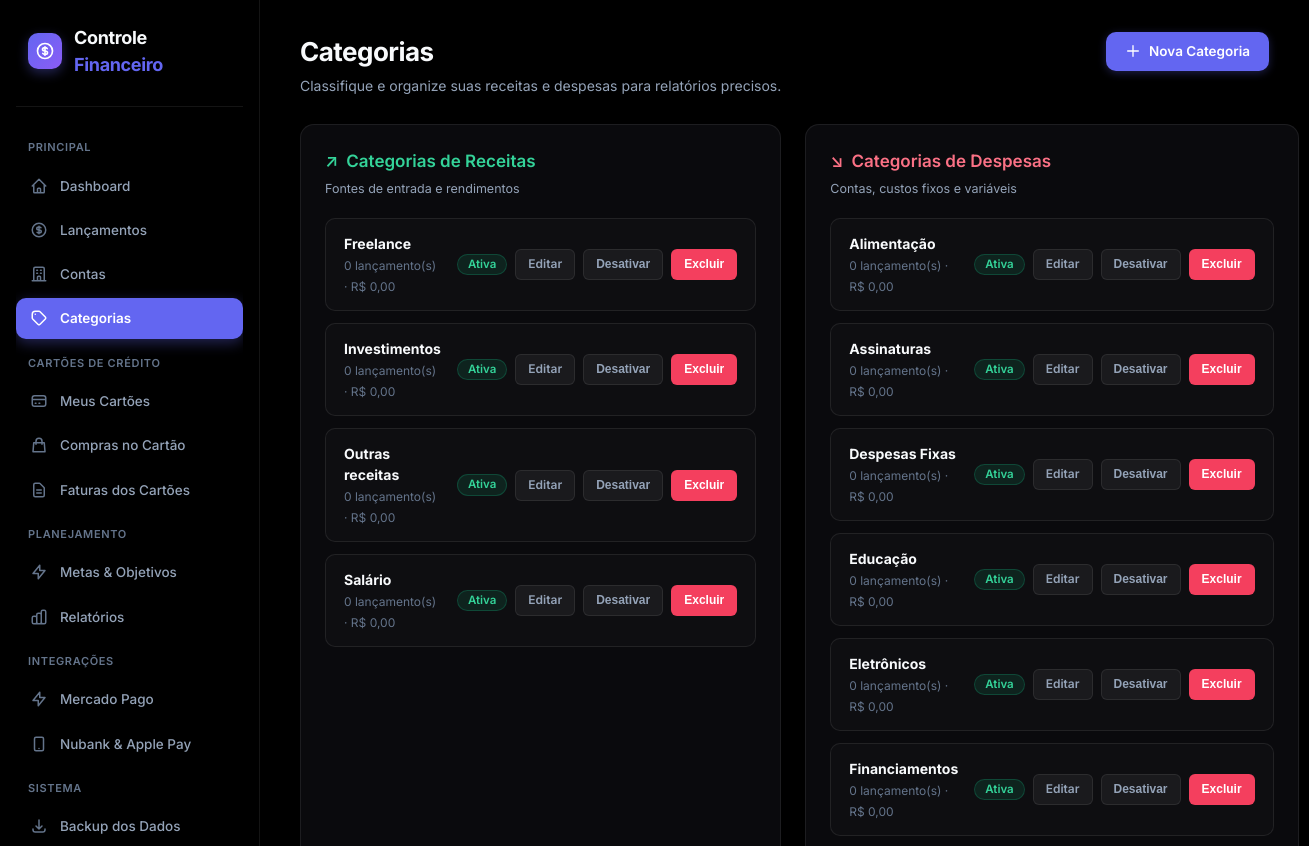
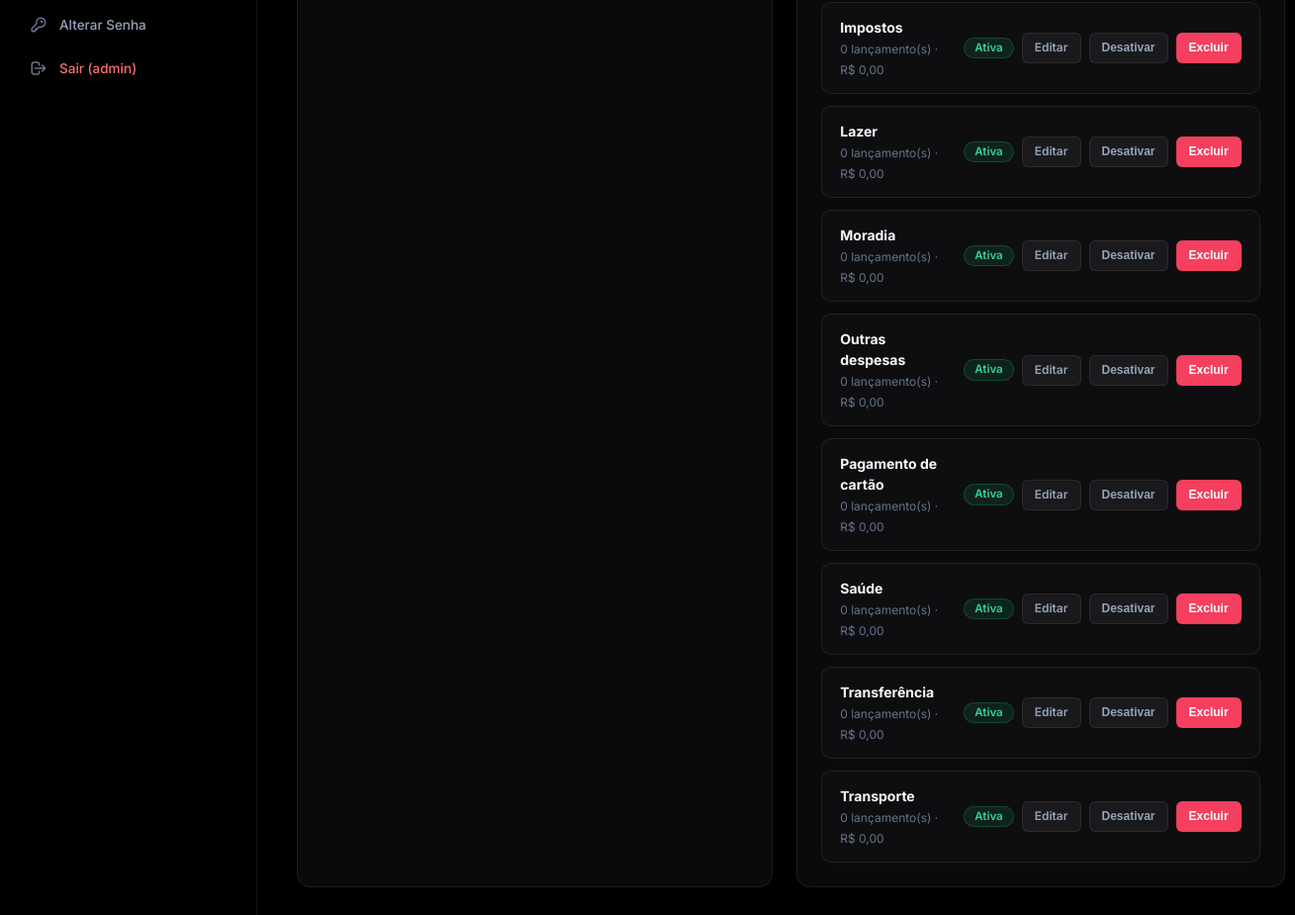
The page /categorias/ (signed in) on the database its author committed (2 pictures, top to bottom).
### models/categoria.py (models this page shows, shortened)
class Categoria(db.Model):
    __tablename__ = "categorias"
    id = db.Column(
        db.Integer,
        primary_key=True
    )
    nome = db.Column(
        db.String(100),
        nullable=False
    )
    tipo = db.Column(
        db.String(20),
        nullable=False
    )
    ativa = db.Column(
        db.Boolean,
        default=True
    )
    lancamentos = db.relationship(
        "Lancamento",
        back_populates="categoria",
        lazy=True
    )
    def total_movimentado(self):
        return sum(
            float(lancamento.valor or 0)
            for lancamento in self.lancamentos
        )
    def quantidade_lancamentos(self):
        return len(self.lancamentos)

### routes/categorias.py (the view)
@categorias_bp.route("/")
def listar():
    categorias = Categoria.query.order_by(
        Categoria.tipo,
        Categoria.nome
    ).all()
    return render_template(
        "categorias.html",
        categorias=categorias
    )

### app.py (called while the page is built)
def formatar_moeda(valor):
    try:
        valor = float(
            valor or 0
        )
    except (
        TypeError,
        ValueError
    ):
        valor = 0.0
    negativo = valor < 0
    valor = abs(
        valor
    )
    texto = f"{valor:,.2f}"
    texto = (
        texto
        .replace(",", "X")
        .replace(".", ",")
        .replace("X", ".")
    )
    if negativo:
        texto = "-" + texto
    return texto

### templates/categorias.html (shortened to what this page needs)
{% extends "base.html" %}
{% block content %}
<div class="page-header">
    <div class="page-header-content">
        <h1>Categorias</h1>
        <p>Classifique e organize suas receitas e despesas para relatórios precisos.</p>
    </div>
    <div class="page-header-actions">
        <a href="{{ url_for('categorias.nova') }}" class="btn btn-primary">
            <svg xmlns="http://www.w3.org/2000/svg" width="16" height="16" fill="none" viewBox="0 0 24 24" stroke="currentColor">
                <path stroke-linecap="round" stroke-linejoin="round" stroke-width="2" d="M12 4v16m8-8H4"/>
            </svg>
            Nova Categoria
        </a>
    </div>
</div>
<div class="relatorios-grid">
    <div class="panel">
        <div class="panel-header">
            <div>
                <h2 class="panel-title" style="color: #34d399; display: flex; align-items: center; gap: 8px;">
                    <span>↗</span> Categorias de Receitas
                </h2>
                <span class="panel-subtitle">Fontes de entrada e rendimentos</span>
            </div>
        </div>
        <div style="display: flex; flex-direction: column; gap: 12px;">
            {% for categoria in categorias if categoria.tipo == "receita" %}
            <div style="background: rgba(255, 255, 255, 0.02); border: 1px solid var(--border); border-radius: var(--radius-md); padding: 14px 18px; display: flex; align-items: center; justify-content: space-between; gap: 16px;">
                <div>
                    <strong style="font-size: 14px; color: var(--text-primary); display: block;">{{ categoria.nome }}</strong>
                    <span style="font-size: 12px; color: var(--text-muted);">
                        {{ categoria.quantidade_lancamentos() }} lançamento(s) · R$ {{ categoria.total_movimentado()|moeda }}
                    </span>
                </div>
                <div style="display: flex; align-items: center; gap: 8px;">
                    {% if categoria.ativa %}
                        <span class="badge badge-success">Ativa</span>
                    {% else %}
                        <span class="badge badge-danger">Inativa</span>
                    {% endif %}
                    <a href="{{ url_for('categorias.editar', id=categoria.id) }}" class="btn btn-secondary btn-sm">
                        Editar
                    </a>
                    <form method="POST" action="{{ url_for('categorias.alternar', id=categoria.id) }}">
                        <button type="submit" class="btn btn-secondary btn-sm">
                            {% if categoria.ativa %}Desativar{% else %}Ativar{% endif %}
                        </button>
                    </form>
                    {% if not categoria.lancamentos and not categoria.compras_cartao %}
                        <form method="POST" action="{{ url_for('categorias.excluir', id=categoria.id) }}" onsubmit="return confirm('Deseja realmente excluir esta categoria?');">
                            <button type="submit" class="btn btn-danger btn-sm">
                                Excluir
                            </button>
                        </form>
                    {% endif %}
                </div>
            </div>
            {% else %}
            <div class="empty-state">
                <span>Nenhuma categoria de receita cadastrada.</span>
            </div>
            {% endfor %}
        </div>
    </div>
    <div class="panel">
        <div class="panel-header">
            <div>
                <h2 class="panel-title" style="color: #fb7185; display: flex; align-items: center; gap: 8px;">
                    <span>↘</span> Categorias de Despesas
                </h2>
                <span class="panel-subtitle">Contas, custos fixos e variáveis</span>
            </div>
        </div>
        <div style="display: flex; flex-direction: column; gap: 12px;">
            {% for categoria in categorias if categoria.tipo == "despesa" %}
            <div style="background: rgba(255, 255, 255, 0.02); border: 1px solid var(--border); border-radius: var(--radius-md); padding: 14px 18px; display: flex; align-items: center; justify-content: space-between; gap: 16px;">
                <div>
                    <strong style="font-size: 14px; color: var(--text-primary); display: block;">{{ categoria.nome }}</strong>
                    <span style="font-size: 12px; color: var(--text-muted);">
                        {{ categoria.quantidade_lancamentos() }} lançamento(s) · R$ {{ categoria.total_movimentado()|moeda }}
                    </span>
                </div>
                <div style="display: flex; align-items: center; gap: 8px;">
                    {% if categoria.ativa %}
                        <span class="badge badge-success">Ativa</span>
                    {% else %}
                        <span class="badge badge-danger">Inativa</span>
                    {% endif %}
                    <a href="{{ url_for('categorias.editar', id=categoria.id) }}" class="btn btn-secondary btn-sm">
                        Editar
                    </a>
                    <form method="POST" action="{{ url_for('categorias.alternar', id=categoria.id) }}">
                        <button type="submit" class="btn btn-secondary btn-sm">
                            {% if categoria.ativa %}Desativar{% else %}Ativar{% endif %}
                        </button>
                    </form>
                    {% if not categoria.lancamentos and not categoria.compras_cartao %}
                        <form method="POST" action="{{ url_for('categorias.excluir', id=categoria.id) }}" onsubmit="return confirm('Deseja realmente excluir esta categoria?');">
                            <button type="submit" class="btn btn-danger btn-sm">
                                Excluir
                            </button>
                        </form>
                    {% endif %}
                </div>
            </div>
            {% else %}
            <div class="empty-state">
                <span>Nenhuma categoria de despesa cadastrada.</span>
            </div>
            {% endfor %}
        </div>
    </div>
</div>
{% endblock %}

### templates/base.html (shortened to what this page needs)
<!DOCTYPE html>
<html lang="pt-BR">
<head>
    <link rel="stylesheet" href="{{ url_for('static', filename='css/style.css') }}?v=dark_black_1">
</head>
<body style="background-color: #000000 !important; color: #f8fafc !important;">
<div class="app-layout">
    <aside class="sidebar">
        <div class="logo">
            <div class="logo-icon">
            </div>
            <div class="logo-text">Controle <span>Financeiro</span></div>
        </div>
        <nav class="menu">
            <span class="menu-section-label">Principal</span>
            <a href="{{ url_for('dashboard.dashboard') }}" class="{% if request.endpoint and request.endpoint.startswith('dashboard') %}active{% endif %}">
                <svg xmlns="http://www.w3.org/2000/svg" fill="none" viewBox="0 0 24 24" stroke="currentColor">
                    <path stroke-linecap="round" stroke-linejoin="round" stroke-width="2" d="M3 12l2-2m0 0l7-7 7 7M5 10v10a1 1 0 001 1h3m10-11l2 2m-2-2v10a1 1 0 01-1 1h-3m-6 0a1 1 0 001-1v-4a1 1 0 011-1h2a1 1 0 011 1v4a1 1 0 001 1m-6 0h6"/>
                </svg>
                Dashboard
            </a>
            <a href="{{ url_for('lancamentos.listar') }}" class="{% if request.endpoint and request.endpoint.startswith('lancamentos') %}active{% endif %}">
                Lançamentos
            </a>
            <a href="{{ url_for('contas.listar') }}" class="{% if request.endpoint and request.endpoint.startswith('contas') %}active{% endif %}">
                <svg xmlns="http://www.w3.org/2000/svg" fill="none" viewBox="0 0 24 24" stroke="currentColor">
                    <path stroke-linecap="round" stroke-linejoin="round" stroke-width="2" d="M19 21V5a2 2 0 00-2-2H7a2 2 0 00-2 2v16m14 0h2m-2 0h-5m-9 0H3m2 0h5M9 7h1m-1 4h1m4-4h1m-1 4h1m-5 10v-5a1 1 0 011-1h2a1 1 0 011 1v5m-4 0h4"/>
                </svg>
                Contas
            </a>
            <a href="{{ url_for('categorias.listar') }}" class="{% if request.endpoint and request.endpoint.startswith('categorias') %}active{% endif %}">
                <svg xmlns="http://www.w3.org/2000/svg" fill="none" viewBox="0 0 24 24" stroke="currentColor">
                    <path stroke-linecap="round" stroke-linejoin="round" stroke-width="2" d="M7 7h.01M7 3h5c.512 0 1.024.195 1.414.586l7 7a2 2 0 010 2.828l-7 7a2 2 0 01-2.828 0l-7-7A1.994 1.994 0 013 12V7a4 4 0 014-4z"/>
                </svg>
                Categorias
            </a>
            <span class="menu-section-label">Cartões de Crédito</span>
            <a href="{{ url_for('cartoes.listar') }}" class="{% if request.endpoint and request.endpoint.startswith('cartoes') %}active{% endif %}">
                <svg xmlns="http://www.w3.org/2000/svg" fill="none" viewBox="0 0 24 24" stroke="currentColor">
                    <path stroke-linecap="round" stroke-linejoin="round" stroke-width="2" d="M3 10h18M7 15h1m4 0h1m-7 4h12a3 3 0 003-3V8a3 3 0 00-3-3H6a3 3 0 00-3 3v8a3 3 0 003 3z"/>
                </svg>
                Meus Cartões
            </a>
            <a href="{{ url_for('compras_cartao.listar') }}" class="{% if request.endpoint and request.endpoint.startswith('compras_cartao') %}active{% endif %}">
                <svg xmlns="http://www.w3.org/2000/svg" fill="none" viewBox="0 0 24 24" stroke="currentColor">
                    <path stroke-linecap="round" stroke-linejoin="round" stroke-width="2" d="M16 11V7a4 4 0 00-8 0v4M5 9h14l1 12H4L5 9z"/>
                </svg>
                Compras no Cartão
            </a>
            <a href="{{ url_for('faturas_cartao.listar') }}" class="{% if request.endpoint and request.endpoint.startswith('faturas_cartao') %}active{% endif %}">
                <svg xmlns="http://www.w3.org/2000/svg" fill="none" viewBox="0 0 24 24" stroke="currentColor">
                    <path stroke-linecap="round" stroke-linejoin="round" stroke-width="2" d="M9 12h6m-6 4h6m2 5H7a2 2 0 01-2-2V5a2 2 0 012-2h5.586a1 1 0 01.707.293l5.414 5.414a1 1 0 01.293.707V19a2 2 0 01-2 2z"/>
                </svg>
                Faturas dos Cartões
            </a>
            <span class="menu-section-label">Planejamento</span>
            <a href="{{ url_for('metas.listar') }}" class="{% if request.endpoint and request.endpoint.startswith('metas') %}active{% endif %}">
                <svg xmlns="http://www.w3.org/2000/svg" fill="none" viewBox="0 0 24 24" stroke="currentColor">
                    <path stroke-linecap="round" stroke-linejoin="round" stroke-width="2" d="M13 10V3L4 14h7v7l9-11h-7z"/>
                </svg>
                Metas & Objetivos
            </a>
            <a href="{{ url_for('relatorios.listar') }}" class="{% if request.endpoint and request.endpoint.startswith('relatorios') %}active{% endif %}">
                Relatórios
            </a>
            <span class="menu-section-label">Integrações</span>
            <a href="{{ url_for('integracoes.mercadopago_painel') }}" class="{% if request.endpoint and 'mercadopago' in request.endpoint %}active{% endif %}">
                <svg xmlns="http://www.w3.org/2000/svg" fill="none" viewBox="0 0 24 24" stroke="currentColor">
                    <path stroke-linecap="round" stroke-linejoin="round" stroke-width="2" d="M13 10V3L4 14h7v7l9-11h-7z"/>
                </svg>
                Mercado Pago
            </a>
            <a href="{{ url_for('integracoes.nubank_painel') }}" class="{% if request.endpoint and 'nubank' in request.endpoint %}active{% endif %}">
                <svg xmlns="http://www.w3.org/2000/svg" fill="none" viewBox="0 0 24 24" stroke="currentColor">
                    <path stroke-linecap="round" stroke-linejoin="round" stroke-width="2" d="M12 18h.01M8 21h8a2 2 0 002-2V5a2 2 0 00-2-2H8a2 2 0 00-2 2v14a2 2 0 002 2z"/>
                </svg>
                Nubank & Apple Pay
            </a>
            <span class="menu-section-label">Sistema</span>
            <a href="{{ url_for('backup.download') }}" title="Baixar cópia do banco de dados SQLite">
                <svg xmlns="http://www.w3.org/2000/svg" fill="none" viewBox="0 0 24 24" stroke="currentColor">
                    <path stroke-linecap="round" stroke-linejoin="round" stroke-width="2" d="M4 16v1a3 3 0 003 3h10a3 3 0 003-3v-1m-4-4l-4 4m0 0l-4-4m4 4V4"/>
                </svg>
                Backup dos Dados
            </a>
            <a href="{{ url_for('auth.alterar_senha') }}" class="{% if request.endpoint and 'alterar_senha' in request.endpoint %}active{% endif %}">
                <svg xmlns="http://www.w3.org/2000/svg" fill="none" viewBox="0 0 24 24" stroke="currentColor">
                    <path stroke-linecap="round" stroke-linejoin="round" stroke-width="2" d="M15 7a2 2 0 012 2m4 0a6 6 0 01-7.743 5.743L11 17H9v2H7v2H4a1 1 0 01-1-1v-2.586a1 1 0 01.293-.707l5.964-5.964A6 6 0 1121 9z"/>
                </svg>
                Alterar Senha
            </a>
            <a href="{{ url_for('auth.logout') }}" style="color: #f87171;">
                <svg xmlns="http://www.w3.org/2000/svg" fill="none" viewBox="0 0 24 24" stroke="currentColor">
                    <path stroke-linecap="round" stroke-linejoin="round" stroke-width="2" d="M17 16l4-4m0 0l-4-4m4 4H7m6 4v1a3 3 0 01-3 3H6a3 3 0 01-3-3V7a3 3 0 013-3h4a3 3 0 013 3v1"/>
                </svg>
                Sair ({{ session.get('username', 'Usuário') }})
            </a>
        </nav>
    </aside>
    <div class="main-wrapper">
        <main class="main-content">
            {% block content %}
            {% endblock %}
        </main>
    </div>
</div>
</body>
</html>

### templates/base.html (style rules this page uses)
:root { color-scheme: dark; }
html, body, .app-layout, .main-wrapper { background-color: #000000 !important; color: #f8fafc !important; }

### rows shown on the page
Categoria: nome "Freelance", quantidade_lancamentos "0", total_movimentado|moeda "0,00", ativa "Ativa"
Categoria: nome "Investimentos", quantidade_lancamentos "0", total_movimentado|moeda "0,00", ativa "Ativa"
Categoria: nome "Outras receitas", quantidade_lancamentos "0", total_movimentado|moeda "0,00", ativa "Ativa"
Categoria: nome "Salário", quantidade_lancamentos "0", total_movimentado|moeda "0,00", ativa "Ativa"
Categoria: nome "Alimentação", quantidade_lancamentos "0", total_movimentado|moeda "0,00", ativa "Ativa"
Categoria: nome "Assinaturas", quantidade_lancamentos "0", total_movimentado|moeda "0,00", ativa "Ativa"
Categoria: nome "Despesas Fixas", quantidade_lancamentos "0", total_movimentado|moeda "0,00", ativa "Ativa"
Categoria: nome "Educação", quantidade_lancamentos "0", total_movimentado|moeda "0,00", ativa "Ativa"
Categoria: nome "Eletrônicos", quantidade_lancamentos "0", total_movimentado|moeda "0,00", ativa "Ativa"
Categoria: nome "Financiamentos", quantidade_lancamentos "0", total_movimentado|moeda "0,00", ativa "Ativa"
Categoria: nome "Impostos", quantidade_lancamentos "0", total_movimentado|moeda "0,00", ativa "Ativa"
Categoria: nome "Lazer", quantidade_lancamentos "0", total_movimentado|moeda "0,00", ativa "Ativa"
Categoria: nome "Moradia", quantidade_lancamentos "0", total_movimentado|moeda "0,00", ativa "Ativa"
Categoria: nome "Outras despesas", quantidade_lancamentos "0", total_movimentado|moeda "0,00", ativa "Ativa"
Categoria: nome "Pagamento de cartão", quantidade_lancamentos "0", total_movimentado|moeda "0,00", ativa "Ativa"
Categoria: nome "Saúde", quantidade_lancamentos "0", total_movimentado|moeda "0,00", ativa "Ativa"
Categoria: nome "Transferência", quantidade_lancamentos "0", total_movimentado|moeda "0,00", ativa "Ativa"
Categoria: nome "Transporte", quantidade_lancamentos "0", total_movimentado|moeda "0,00", ativa "Ativa"

### other values the page prints
{{ session.get('username', 'Usuário') }} "admin"
